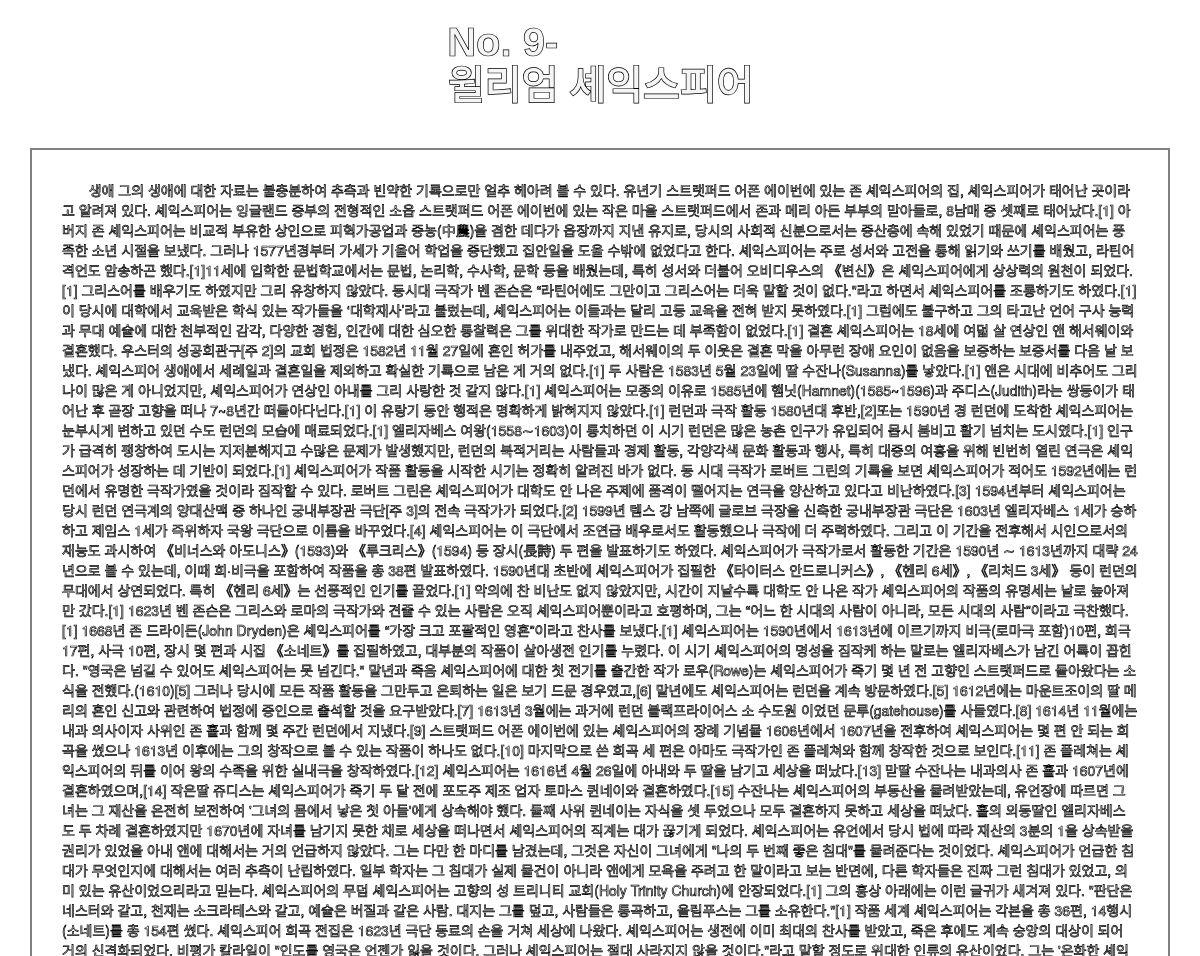
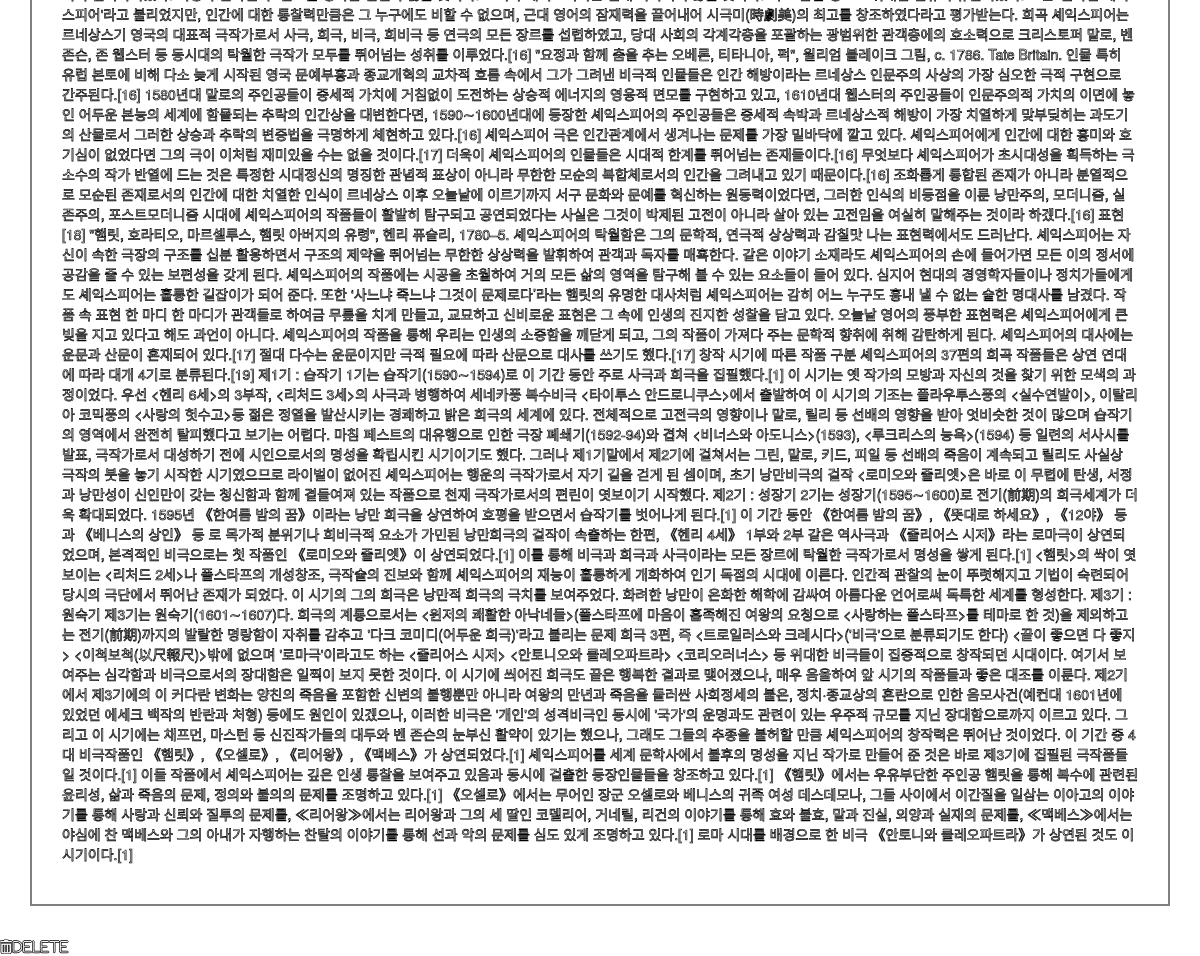
/articles/9/, run on the app's committed database (2 pictures, top to bottom).
### articles/models.py (models this page shows, shortened)
class Article(models.Model):
    title = models.CharField(max_length=10)
    content = models.TextField()
    created_at = models.DateTimeField(auto_now_add=True)
    updated_at = models.DateTimeField(auto_now=True)

### articles/views.py (the view)
# urls.py: path('<int:article_pk>/', views.detail),
def detail(request, article_pk):
    article = Article.objects.get(pk=article_pk)
    context = {
        'article': article
    }
    return render(request, 'articles/detail.html', context)

### articles/templates/articles/detail.html
{% extends 'articles/base.html' %}
{% block body %}
<div style = "display:flex; justify-content: center;""><h1 style = "font-family: Arial, Helvetica, sans-serif; font-size: 4rem; font-weight: 600">No. {{ article.id }}- <br>{{ article.title }}</h1></div>
<div style="box-sizing: border-box; border: 2px solid grey; text-indent: 20pt; margin: 3rem; padding: 3rem;">
    <p>{{ article.content }} </p>
</div>
<a href="/articles/{{ article.pk }}/del"><i class="fas fa-trash-alt">delete</i></a>
{% endblock %}

### articles/templates/articles/base.html (style rules this page uses)
body { -webkit-text-fill-color: whitesmoke; -webkit-text-stroke: 0.5pt black; }
a { text-decoration: none; }

### data on the page
Article: id "9", title "윌리엄 셰익스피어", content "생애 그의 생애에 대한 자료는 불충분하여 추측과 빈약한 기록으로만 얼추 헤아려 볼 수 있다. 유년기 스트랫퍼드 어폰 에이번에 있는 존 셰익스피어의 집, 셰익스피어가 태어난 곳이라고 알려져 있다. 셰익스피어는 잉글랜드 중부의 전형적인 소읍 스트랫퍼드 어폰 에이번에 있는 작은 마을 스트랫퍼드에서 존과 메리 아든 부부의 맏아들로, 8남매 중 셋째로 태어났다.[1] 아버지 존 셰익스피어는 비교적 부유한 상인으로 피혁가공업과 중농(中農)을 겸한 데다가 읍장까지 지낸 유지로, 당시의 사회적 신분으로서는 중산층에 속해 있었기 때문에 셰익스피어는 풍족한 소년 시절을 보냈다. 그러나 1577년경부터 가세가 기울어 학업을 중단했고 집안일을 도울 수밖에 없었다고 한다. 셰익스피어는 주로 성서와 고전을 통해 읽기와 쓰기를 배웠고, 라틴어 격언도 암송하곤 했다.[1]11세에 입학한 문법학교에서는 문법, 논리학, 수사학, 문학 등을 배웠는데, 특히 성서와 더불어 오비디우스의 《변신》은 셰익스피어에게 상상력의 원천이 되었다.[1] 그리스어를 배우기도 하였지만 그리 유창하지 않았다. 동시대 극작가 벤 존슨은 “라틴어에도 그만이고 그리스어는 더욱 말할 것이 없다.\"라고 하면서 셰익스피어를 조롱하기도 하였다.[1] 이 당시에 대학에서 교육받은 학식 있는 작가들을 ‘대학재사’라고 불렀는데, 셰익스피어는 이들과는 달리 고등 교육을 전혀 받지 못하였다.[1] 그럼에도…"
